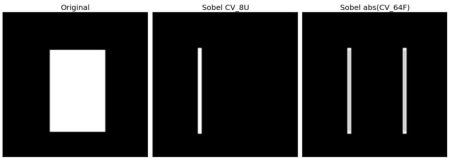
#> input picture Resources/Examples/PycharmProjects/Morphological Transformations/double_edge.jpg, 450 x 158 px
$ python doubleedge.py   (older library calls are emulated)
#> lines starting #> are read from the running program, lines starting #| are printed output that depends on the picture
import cv2
import numpy as np
from matplotlib import pyplot as plt

img = cv2.imread('double_edge.jpg',0)
#> img is the input picture: shape (158, 450); min 0, max 255, mean 47.5

# Output dtype = cv2.CV_8U
sobelx8u = cv2.Sobel(img,cv2.CV_8U,1,0,ksize=5)
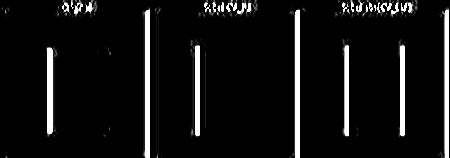
#> sobelx8u: shape (158, 450); min 0, max 255, mean 18.1

# Output dtype = cv2.CV_64F. Then take its absolute and convert to cv2.CV_8U
sobelx64f = cv2.Sobel(img,cv2.CV_64F,1,0,ksize=5)
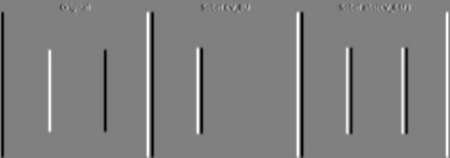
#> sobelx64f: shape (158, 450) float64; min -12104, max 12000, mean 2.7; drawn with min black and max white
abs_sobel64f = np.absolute(sobelx64f)
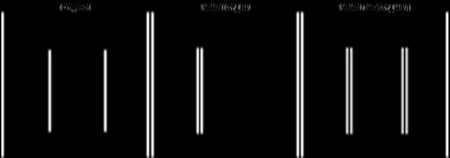
#> abs_sobel64f: shape (158, 450) float64; min 0, max 12104, mean 692.3; drawn with min black and max white
sobel_8u = np.uint8(abs_sobel64f)
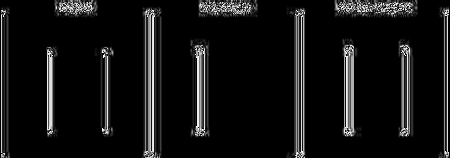
#> sobel_8u: shape (158, 450); min 0, max 255, mean 18.9

plt.subplot(1,3,1),plt.imshow(img,cmap = 'gray')
plt.title('Original'), plt.xticks([]), plt.yticks([])
plt.subplot(1,3,2),plt.imshow(sobelx8u,cmap = 'gray')
plt.title('Sobel CV_8U'), plt.xticks([]), plt.yticks([])
plt.subplot(1,3,3),plt.imshow(sobel_8u,cmap = 'gray')
plt.title('Sobel abs(CV_64F)'), plt.xticks([]), plt.yticks([])

plt.show()
